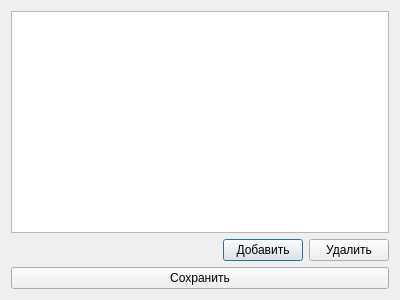
<?xml version="1.0" encoding="UTF-8"?>
<ui version="4.0">
 <class>TestViewerWindow</class>
 <widget class="QDialog" name="TestViewerWindow">
  <property name="geometry">
   <rect>
    <x>0</x>
    <y>0</y>
    <width>400</width>
    <height>300</height>
   </rect>
  </property>
  <property name="windowTitle">
   <string>Тест</string>
  </property>
  <layout class="QGridLayout" name="gridLayout">
   <item row="0" column="0">
    <layout class="QVBoxLayout" name="verticalLayout">
     <item>
      <widget class="QTableView" name="tableView"/>
     </item>
     <item>
      <layout class="QHBoxLayout" name="horizontalLayout">
       <item>
        <spacer name="horizontalSpacer">
         <property name="orientation">
          <enum>Qt::Horizontal</enum>
         </property>
         <property name="sizeHint" stdset="0">
          <size>
           <width>40</width>
           <height>20</height>
          </size>
         </property>
        </spacer>
       </item>
       <item>
        <widget class="QPushButton" name="addObjectBtn">
         <property name="text">
          <string>Добавить</string>
         </property>
        </widget>
       </item>
       <item>
        <widget class="QPushButton" name="removeObjectBtn">
         <property name="text">
          <string>Удалить</string>
         </property>
        </widget>
       </item>
      </layout>
     </item>
    </layout>
   </item>
   <item row="1" column="0">
    <widget class="QPushButton" name="saveBtn">
     <property name="text">
      <string>Сохранить</string>
     </property>
    </widget>
   </item>
  </layout>
 </widget>
 <resources/>
 <connections/>
</ui>
